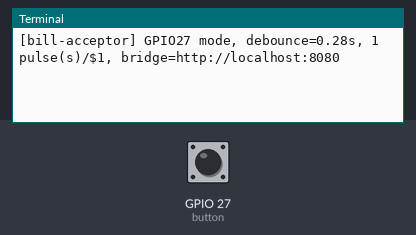
Recording of a program running on a simulated Raspberry Pi (BCM pin numbers). Parts: the last lines printed to the terminal. The test bench sets the inputs (shaded band); at power-on: GPIO 27 (button) HIGH. Web requests get an empty 200 reply after 0.4 s; threads take turns every 2 ms.

Above: at 1.2 s.
1.3 s: GPIO 27 (button) pulled LOW for 0.15 s
At 1.84 s:
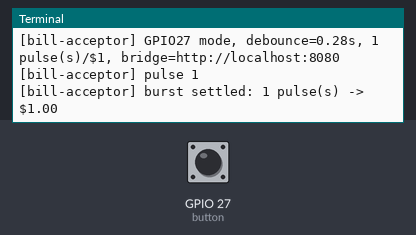
At 3.3 s:
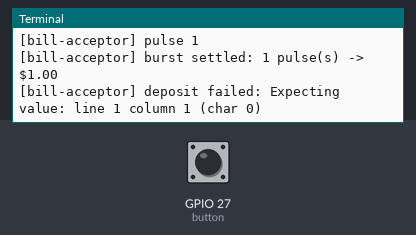

The program:

bill_acceptor.py
```python
#!/usr/bin/env python3
"""TB74 pulse bill acceptor listener for the Takarabako kiosk (PRD §7.1/§7.2,
Phase 4 — see the TB74-to-Pi-4 wiring guide for the physical hookup).

Wiring recap: PULSE+ (harness pin 7) -> Pi physical pin 13 (GPIO27);
PULSE- (harness pin 8) -> any Pi GND. The pull-up is enabled here in
software, not by wiring 5V/12V onto the pin — see the wiring guide's
safety note before touching the harness.

This script holds no backend credentials and never calls the backend
directly. It only counts pulses, converts a settled burst into a dollar
amount, and POSTs that amount to device-agent/server.js's own
/pulse-deposit endpoint (same machine, or --bridge-url for a Pi that isn't
also running the kiosk server). The bridge is what knows which account is
currently verified and calls the real POST /deposit.

Run against real hardware:
    python3 bill_acceptor.py

Run without hardware, to test the bridge/backend path end to end:
    python3 bill_acceptor.py --simulate
    (then press Enter once per simulated pulse; a run of presses within
    DEBOUNCE_S counts as one burst, same as rapid real pulses would)
"""
import argparse
import json
import sys
import threading
import time
import urllib.error
import urllib.request

# GPIO17 (pin 11) on the bench Pi is damaged (stuck low) — use GPIO27 (pin 13).
GPIO_PIN = 27

# How long to wait after the last pulse before treating a burst as finished.
# Not sourced from the TB74 manual (its inter-pulse timing isn't documented
# anywhere we could verify — see the wiring guide's sourcing caveat); this is
# a starting value to tune against the real unit's actual pulse spacing.
DEBOUNCE_S = 0.28

# Must match the TB74's on-board DIP pulse-per-currency-unit setting for your
# region/denomination table (see DEPLOYMENTS.md / the wiring guide) — this is
# NOT auto-detected from the hardware.
PULSES_PER_DOLLAR = 1


class BurstDetector:
    """Counts pulses arriving close together and fires once per burst,
    DEBOUNCE_S after the last pulse in it — not on every individual pulse."""

    def __init__(self, debounce_s, on_settle):
        self.debounce_s = debounce_s
        self.on_settle = on_settle
        self.count = 0
        self.timer = None
        self.lock = threading.Lock()

    def pulse(self):
        with self.lock:
            self.count += 1
            n = self.count
            if self.timer:
                self.timer.cancel()
            self.timer = threading.Timer(self.debounce_s, self._settle)
            self.timer.daemon = True
            self.timer.start()
        print(f"[bill-acceptor] pulse {n}")

    def _settle(self):
        with self.lock:
            count, self.count, self.timer = self.count, 0, None
        if count > 0:
            self.on_settle(count)


def post_deposit(bridge_url, amount):
    data = json.dumps({"amount": amount}).encode()
    req = urllib.request.Request(
        f"{bridge_url}/pulse-deposit",
        data=data,
        headers={"content-type": "application/json"},
        method="POST",
    )
    try:
        with urllib.request.urlopen(req, timeout=5) as resp:
            body = json.loads(resp.read())
            print(f"[bill-acceptor] deposit ok: {body}")
    except urllib.error.HTTPError as e:
        print(f"[bill-acceptor] deposit rejected ({e.code}): {e.read().decode(errors='replace')}", file=sys.stderr)
    except Exception as e:
        print(f"[bill-acceptor] deposit failed: {e}", file=sys.stderr)


def run(bridge_url, simulate):
    def on_settle(pulse_count):
        amount = pulse_count / PULSES_PER_DOLLAR
        print(f"[bill-acceptor] burst settled: {pulse_count} pulse(s) -> ${amount:.2f}")
        post_deposit(bridge_url, amount)

    detector = BurstDetector(DEBOUNCE_S, on_settle)

    print(
        f"[bill-acceptor] {'SIMULATE' if simulate else 'GPIO' + str(GPIO_PIN)} mode, "
        f"debounce={DEBOUNCE_S}s, {PULSES_PER_DOLLAR} pulse(s)/$1, bridge={bridge_url}"
    )

    if simulate:
        print("[bill-acceptor] press Enter to fire a pulse, Ctrl-C to quit")
        try:
            while True:
                input()
                detector.pulse()
        except KeyboardInterrupt:
            print("\n[bill-acceptor] stopped")
        return

    # Real hardware path — imported here so --simulate works on a dev
    # machine with no GPIO library (or signal.pause, on some platforms)
    # available at all.
    import signal

    from gpiozero import Button

    button = Button(GPIO_PIN, pull_up=True, bounce_time=0.01)
    button.when_pressed = detector.pulse

    try:
        signal.pause()
    except KeyboardInterrupt:
        print("\n[bill-acceptor] stopped")


if __name__ == "__main__":
    parser = argparse.ArgumentParser(description=__doc__, formatter_class=argparse.RawDescriptionHelpFormatter)
    parser.add_argument(
        "--bridge-url",
        default="http://localhost:8080",
        help="device-agent kiosk server that bridges to the backend (default: http://localhost:8080)",
    )
    parser.add_argument(
        "--simulate",
        action="store_true",
        help="run without real GPIO hardware — press Enter to simulate a pulse",
    )
    args = parser.parse_args()
    run(args.bridge_url, args.simulate)
```

Measured:
- after the input at 1.3 s, the terminal: prints a new line at once (image 1)
